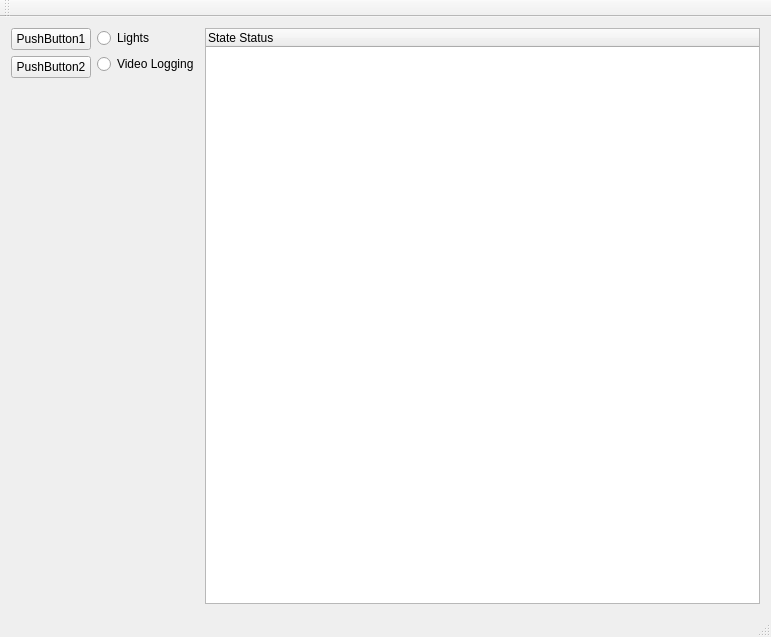
<?xml version="1.0" encoding="UTF-8"?>
<ui version="4.0">
 <class>MainWindow</class>
 <widget class="QMainWindow" name="MainWindow">
  <property name="geometry">
   <rect>
    <x>0</x>
    <y>0</y>
    <width>771</width>
    <height>637</height>
   </rect>
  </property>
  <property name="windowTitle">
   <string>MainWindow</string>
  </property>
  <widget class="QWidget" name="centralWidget">
   <layout class="QHBoxLayout" name="horizontalLayout">
    <item>
     <layout class="QVBoxLayout" name="verticalLayout">
      <item>
       <widget class="QPushButton" name="pushButton1">
        <property name="text">
         <string>PushButton1</string>
        </property>
       </widget>
      </item>
      <item>
       <widget class="QPushButton" name="pushButton2">
        <property name="text">
         <string>PushButton2</string>
        </property>
       </widget>
      </item>
      <item>
       <spacer name="verticalSpacer">
        <property name="orientation">
         <enum>Qt::Vertical</enum>
        </property>
        <property name="sizeHint" stdset="0">
         <size>
          <width>20</width>
          <height>40</height>
         </size>
        </property>
       </spacer>
      </item>
     </layout>
    </item>
    <item>
     <layout class="QVBoxLayout" name="verticalLayout_2">
      <item>
       <widget class="QRadioButton" name="lightsRadioButton">
        <property name="text">
         <string>Lights</string>
        </property>
        <property name="iconSize">
         <size>
          <width>12</width>
          <height>12</height>
         </size>
        </property>
        <property name="autoExclusive">
         <bool>false</bool>
        </property>
       </widget>
      </item>
      <item>
       <widget class="QRadioButton" name="videoLoggingRadioButton">
        <property name="text">
         <string>Video Logging</string>
        </property>
        <property name="autoExclusive">
         <bool>false</bool>
        </property>
       </widget>
      </item>
      <item>
       <spacer name="verticalSpacer_2">
        <property name="orientation">
         <enum>Qt::Vertical</enum>
        </property>
        <property name="sizeHint" stdset="0">
         <size>
          <width>20</width>
          <height>40</height>
         </size>
        </property>
       </spacer>
      </item>
     </layout>
    </item>
    <item>
     <widget class="QTreeWidget" name="statesTreeWidget">
      <column>
       <property name="text">
        <string>State Status</string>
       </property>
      </column>
     </widget>
    </item>
   </layout>
  </widget>
  <widget class="QMenuBar" name="menuBar">
   <property name="geometry">
    <rect>
     <x>0</x>
     <y>0</y>
     <width>771</width>
     <height>17</height>
    </rect>
   </property>
  </widget>
  <widget class="QToolBar" name="mainToolBar">
   <attribute name="toolBarArea">
    <enum>TopToolBarArea</enum>
   </attribute>
   <attribute name="toolBarBreak">
    <bool>false</bool>
   </attribute>
  </widget>
  <widget class="QStatusBar" name="statusBar"/>
 </widget>
 <layoutdefault spacing="6" margin="11"/>
 <resources/>
 <connections/>
</ui>
